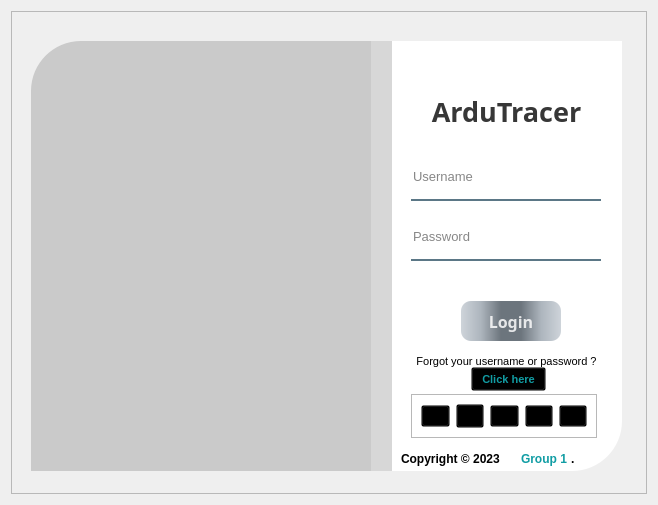
<?xml version="1.0" encoding="UTF-8"?>
<ui version="4.0">
 <class>Form</class>
 <widget class="QWidget" name="Form">
  <property name="geometry">
   <rect>
    <x>0</x>
    <y>0</y>
    <width>658</width>
    <height>505</height>
   </rect>
  </property>
  <property name="windowTitle">
   <string>Form</string>
  </property>
  <layout class="QGridLayout" name="gridLayout">
   <item row="0" column="0">
    <widget class="QFrame" name="frame">
     <property name="styleSheet">
      <string notr="true">QPushButton#pushButton{
	background-color: qlineargradient(spread:pad, x1:0, y1:0, x2:1, y2:0, stop:0 #ced4da, stop:0.2 #adb5bd, stop:0.4 #6c757d, stop:0.6 #6c757d, stop:0.8 #adb5bd, stop:1 #ced4da);
	color:rgba(255,255,255,210);
	border-radius:10px;
}

QPushButton#pushButton:hover{
	background-color: qlineargradient(spread:pad, x1:0, y1:0, x2:1, y2:0, stop:0 #ced4da, stop:0.1 #adb5bd, stop:0.2 #6c757d, stop:0.8 #6c757d, stop:0.9 #adb5bd, stop:1 #ced4da);
}

QPushButton#pushButton:pressed{
	background-color: qlineargradient(spread:pad, x1:0, y1:0, x2:1, y2:0, stop:0 #ced4da, stop:0.1 #adb5bd, stop:0.2 #6c757d, stop:0.8 #6c757d, stop:0.9 #adb5bd, stop:1 #ced4da);
	padding-left:5px;
	padding-top:5px;
}

QPushButton#pushButton_2,#pushButton_3,#pushButton_4,#pushButton_5,#pushButton_6{
	background-color: rgba(0,0,0,0);
}

QPushButton#pushButton_2:hover,#pushButton_3:hover,#pushButton_4:hover,#pushButton_5:hover,#pushButton_6:hover{
	background-color: rgba(0,0,0,0);
}

QPushButton#pushButton_2:pressed,#pushButton_3:pressed,#pushButton_4:pressed,#pushButton_5:pressed,#pushButton_6:pressed{
	background-color: rgba(0,0,0,0);
	padding-left:5px;
	padding-top:5px;
}

QLabel#label_7{
	color: #119da4;
}

QLabel#label_8{
	image: url(:/icon/Icon/arduino-svgrepo-com (1).svg);
}

QPushButton#pushButton_7{
	background-color: rgba(0,0,0,0);
	color: #119da4;
}</string>
     </property>
     <property name="frameShape">
      <enum>QFrame::StyledPanel</enum>
     </property>
     <property name="frameShadow">
      <enum>QFrame::Raised</enum>
     </property>
     <widget class="QLabel" name="label">
      <property name="geometry">
       <rect>
        <x>20</x>
        <y>30</y>
        <width>360</width>
        <height>430</height>
       </rect>
      </property>
      <property name="styleSheet">
       <string notr="true">border-image: url(:/image/Image/line-tracker.jpg);
border-top-left-radius: 50px;</string>
      </property>
      <property name="text">
       <string/>
      </property>
     </widget>
     <widget class="QLabel" name="label_2">
      <property name="geometry">
       <rect>
        <x>20</x>
        <y>30</y>
        <width>361</width>
        <height>430</height>
       </rect>
      </property>
      <property name="styleSheet">
       <string notr="true">background-color:rgba(0,0,0,40);
border-top-left-radius: 50px;</string>
      </property>
      <property name="text">
       <string/>
      </property>
     </widget>
     <widget class="QLabel" name="label_4">
      <property name="geometry">
       <rect>
        <x>380</x>
        <y>80</y>
        <width>231</width>
        <height>40</height>
       </rect>
      </property>
      <property name="font">
       <font>
        <family>BankGothic Lt BT</family>
        <pointsize>20</pointsize>
        <weight>75</weight>
        <bold>true</bold>
       </font>
      </property>
      <property name="styleSheet">
       <string notr="true">color:rgba(0,0,0,200);</string>
      </property>
      <property name="text">
       <string>ArduTracer</string>
      </property>
      <property name="alignment">
       <set>Qt::AlignCenter</set>
      </property>
     </widget>
     <widget class="QLineEdit" name="lineEdit">
      <property name="geometry">
       <rect>
        <x>400</x>
        <y>150</y>
        <width>190</width>
        <height>40</height>
       </rect>
      </property>
      <property name="font">
       <font>
        <pointsize>10</pointsize>
       </font>
      </property>
      <property name="styleSheet">
       <string notr="true">background-color:rgba(0,0,0,0);
broder:none;
border-bottom: 2px solid rgba(46,82,101,200);
color:rgba(0,0,0,240);
padding-bottom:7px;
border-radius:0.01px;
</string>
      </property>
      <property name="placeholderText">
       <string>Username</string>
      </property>
     </widget>
     <widget class="QLineEdit" name="password">
      <property name="geometry">
       <rect>
        <x>400</x>
        <y>210</y>
        <width>190</width>
        <height>40</height>
       </rect>
      </property>
      <property name="font">
       <font>
        <pointsize>10</pointsize>
       </font>
      </property>
      <property name="styleSheet">
       <string notr="true">background-color:rgba(0,0,0,0);
broder:none;
border-bottom: 2px solid rgba(46,82,101,200);
color:rgba(0,0,0,240);
padding-bottom:7px;
border-radius:0.01px;</string>
      </property>
      <property name="echoMode">
       <enum>QLineEdit::Password</enum>
      </property>
      <property name="placeholderText">
       <string>Password</string>
      </property>
     </widget>
     <widget class="QPushButton" name="pushButton">
      <property name="geometry">
       <rect>
        <x>450</x>
        <y>290</y>
        <width>100</width>
        <height>40</height>
       </rect>
      </property>
      <property name="font">
       <font>
        <family>BankGothic Lt BT</family>
        <pointsize>12</pointsize>
        <weight>75</weight>
        <bold>true</bold>
       </font>
      </property>
      <property name="styleSheet">
       <string notr="true"/>
      </property>
      <property name="text">
       <string>Login</string>
      </property>
     </widget>
     <widget class="QLabel" name="label_3">
      <property name="geometry">
       <rect>
        <x>360</x>
        <y>30</y>
        <width>251</width>
        <height>430</height>
       </rect>
      </property>
      <property name="styleSheet">
       <string notr="true">background-color:rgba(255,255,255,255);
border-bottom-right-radius:50px;</string>
      </property>
      <property name="text">
       <string/>
      </property>
     </widget>
     <widget class="QLabel" name="label_5">
      <property name="geometry">
       <rect>
        <x>390</x>
        <y>340</y>
        <width>211</width>
        <height>20</height>
       </rect>
      </property>
      <property name="font">
       <font>
        <pointsize>8</pointsize>
       </font>
      </property>
      <property name="text">
       <string>Forgot your username or password ?</string>
      </property>
      <property name="alignment">
       <set>Qt::AlignCenter</set>
      </property>
     </widget>
     <widget class="QFrame" name="frame_2">
      <property name="geometry">
       <rect>
        <x>400</x>
        <y>383</y>
        <width>186</width>
        <height>44</height>
       </rect>
      </property>
      <property name="frameShape">
       <enum>QFrame::StyledPanel</enum>
      </property>
      <property name="frameShadow">
       <enum>QFrame::Raised</enum>
      </property>
      <layout class="QHBoxLayout" name="horizontalLayout">
       <item>
        <widget class="QPushButton" name="pushButton_5">
         <property name="text">
          <string/>
         </property>
         <property name="icon">
          <iconset resource="res.qrc">
           <normaloff>:/icon/Icon/facebook-round-svgrepo-com.svg</normaloff>:/icon/Icon/facebook-round-svgrepo-com.svg</iconset>
         </property>
        </widget>
       </item>
       <item>
        <widget class="QPushButton" name="pushButton_2">
         <property name="font">
          <font>
           <family>Segoe UI Variable Display</family>
          </font>
         </property>
         <property name="text">
          <string/>
         </property>
         <property name="icon">
          <iconset resource="res.qrc">
           <normaloff>:/icon/Icon/twitter-round-svgrepo-com.svg</normaloff>:/icon/Icon/twitter-round-svgrepo-com.svg</iconset>
         </property>
        </widget>
       </item>
       <item>
        <widget class="QPushButton" name="pushButton_6">
         <property name="text">
          <string/>
         </property>
         <property name="icon">
          <iconset resource="res.qrc">
           <normaloff>:/icon/Icon/youtube-round-svgrepo-com.svg</normaloff>:/icon/Icon/youtube-round-svgrepo-com.svg</iconset>
         </property>
        </widget>
       </item>
       <item>
        <widget class="QPushButton" name="pushButton_3">
         <property name="text">
          <string/>
         </property>
         <property name="icon">
          <iconset resource="res.qrc">
           <normaloff>:/icon/Icon/github-142-svgrepo-com.svg</normaloff>:/icon/Icon/github-142-svgrepo-com.svg</iconset>
         </property>
        </widget>
       </item>
       <item>
        <widget class="QPushButton" name="pushButton_4">
         <property name="text">
          <string/>
         </property>
         <property name="icon">
          <iconset resource="res.qrc">
           <normaloff>:/icon/Icon/discord-svgrepo-com.svg</normaloff>:/icon/Icon/discord-svgrepo-com.svg</iconset>
         </property>
         <property name="flat">
          <bool>false</bool>
         </property>
        </widget>
       </item>
      </layout>
     </widget>
     <widget class="QLabel" name="label_6">
      <property name="geometry">
       <rect>
        <x>390</x>
        <y>440</y>
        <width>121</width>
        <height>16</height>
       </rect>
      </property>
      <property name="font">
       <font>
        <weight>75</weight>
        <bold>true</bold>
       </font>
      </property>
      <property name="text">
       <string>Copyright © 2023</string>
      </property>
     </widget>
     <widget class="QLabel" name="label_7">
      <property name="geometry">
       <rect>
        <x>510</x>
        <y>440</y>
        <width>101</width>
        <height>16</height>
       </rect>
      </property>
      <property name="font">
       <font>
        <weight>75</weight>
        <bold>true</bold>
       </font>
      </property>
      <property name="text">
       <string>Group 1</string>
      </property>
     </widget>
     <widget class="QLabel" name="label_8">
      <property name="geometry">
       <rect>
        <x>40</x>
        <y>50</y>
        <width>60</width>
        <height>60</height>
       </rect>
      </property>
      <property name="text">
       <string/>
      </property>
     </widget>
     <widget class="QPushButton" name="pushButton_7">
      <property name="geometry">
       <rect>
        <x>460</x>
        <y>356</y>
        <width>75</width>
        <height>24</height>
       </rect>
      </property>
      <property name="font">
       <font>
        <pointsize>8</pointsize>
        <weight>75</weight>
        <bold>true</bold>
        <underline>false</underline>
       </font>
      </property>
      <property name="text">
       <string>Click here</string>
      </property>
     </widget>
     <widget class="QLabel" name="label_9">
      <property name="geometry">
       <rect>
        <x>560</x>
        <y>440</y>
        <width>16</width>
        <height>16</height>
       </rect>
      </property>
      <property name="font">
       <font>
        <weight>75</weight>
        <bold>true</bold>
       </font>
      </property>
      <property name="text">
       <string>.</string>
      </property>
     </widget>
     <zorder>label_3</zorder>
     <zorder>label</zorder>
     <zorder>label_2</zorder>
     <zorder>label_4</zorder>
     <zorder>lineEdit</zorder>
     <zorder>password</zorder>
     <zorder>pushButton</zorder>
     <zorder>label_5</zorder>
     <zorder>frame_2</zorder>
     <zorder>label_6</zorder>
     <zorder>label_7</zorder>
     <zorder>label_8</zorder>
     <zorder>pushButton_7</zorder>
     <zorder>label_9</zorder>
    </widget>
   </item>
  </layout>
 </widget>
 <resources>
  <include location="res.qrc"/>
 </resources>
 <connections/>
</ui>
